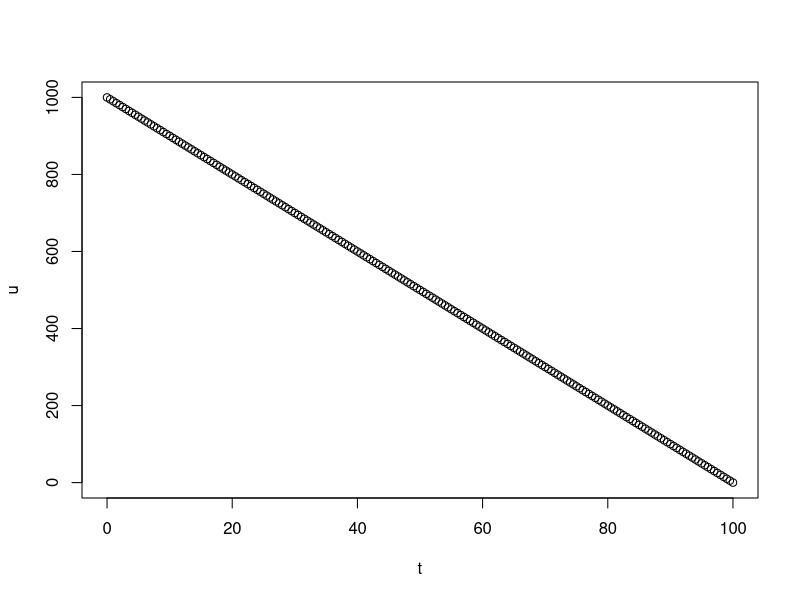
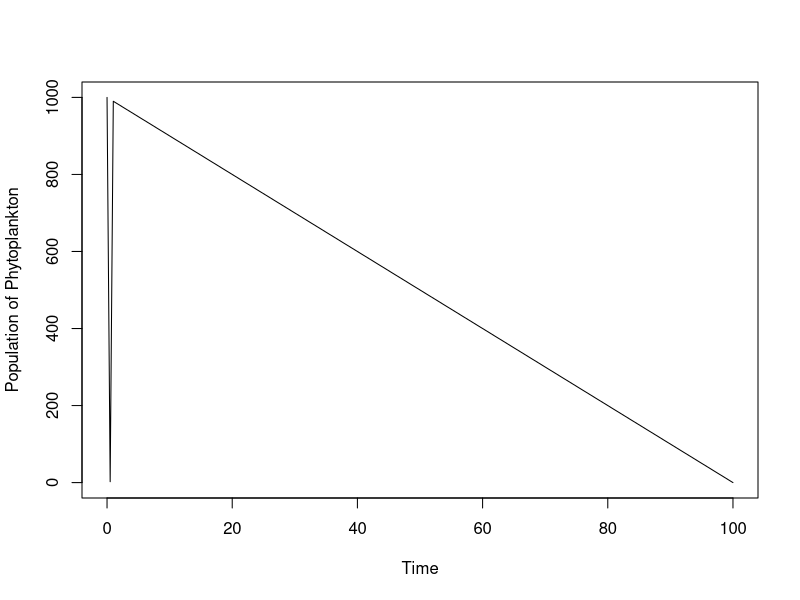
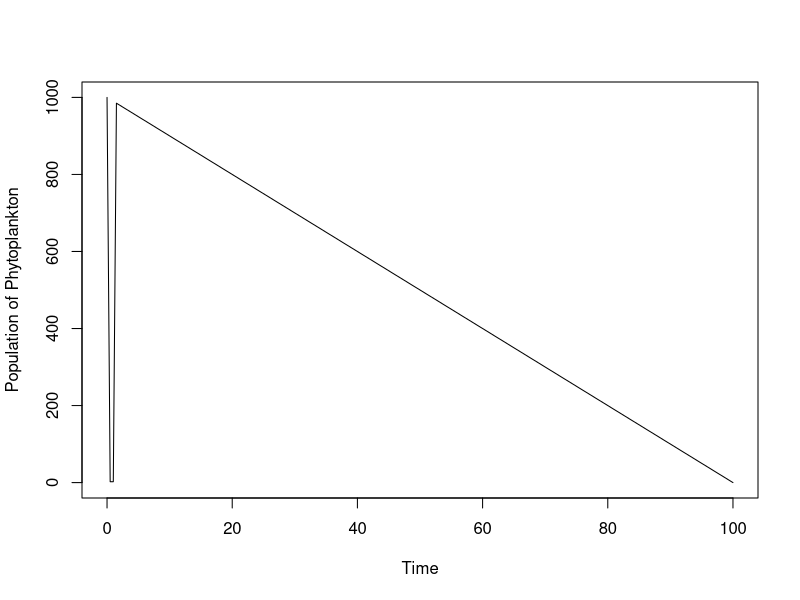
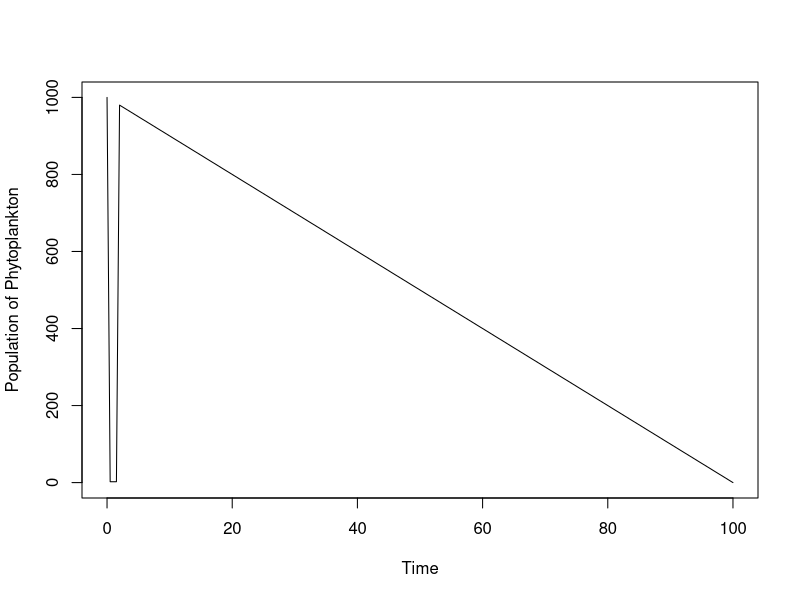
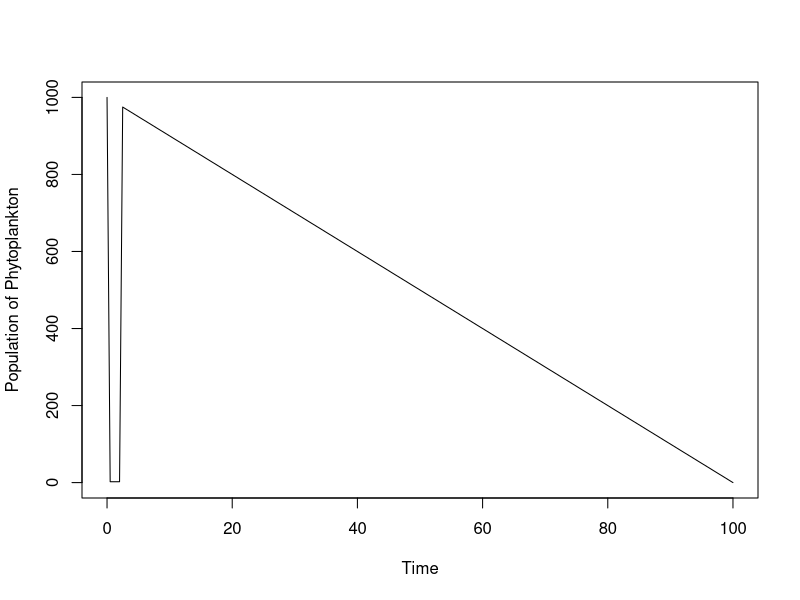
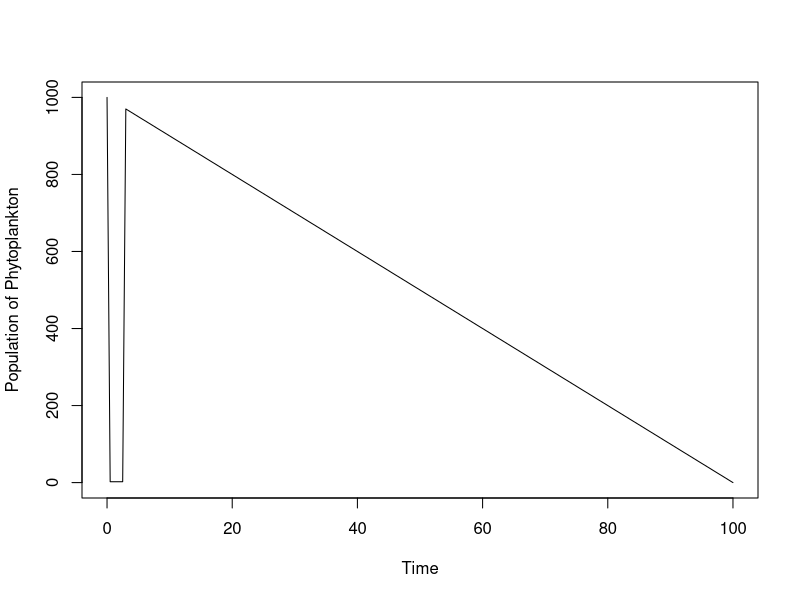
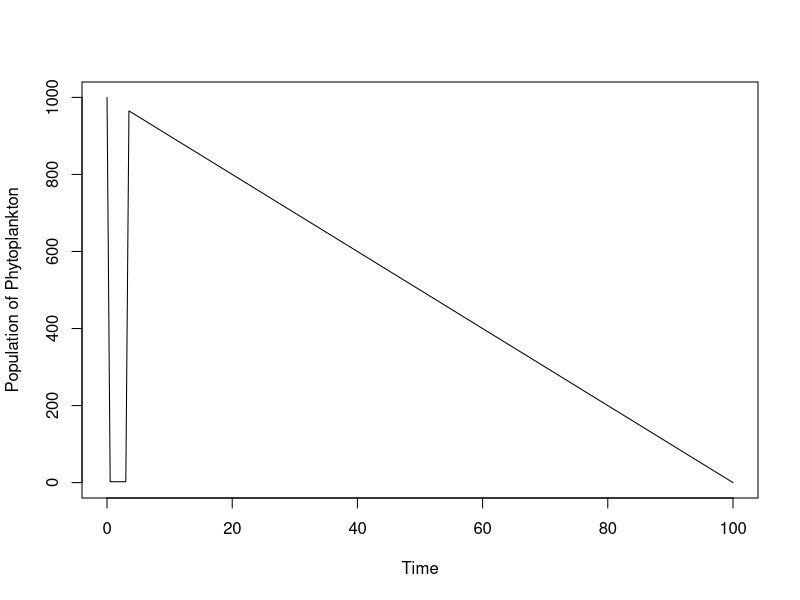
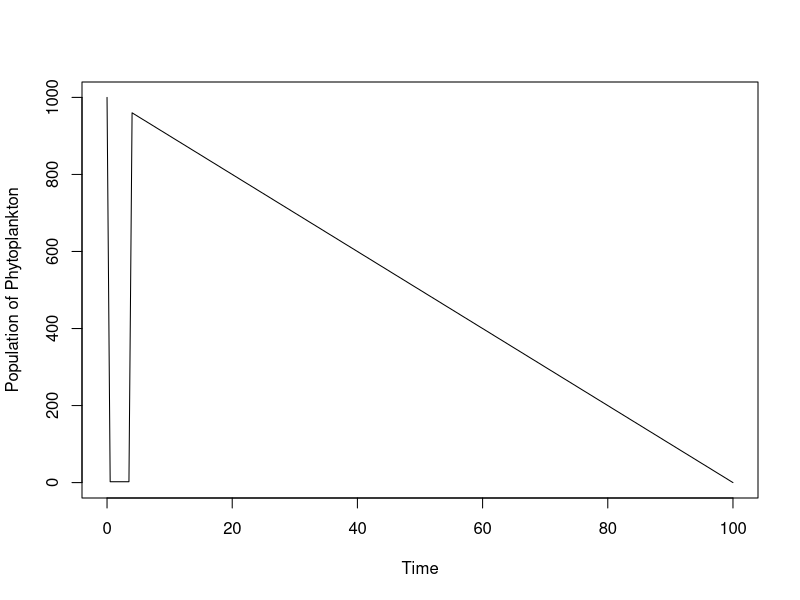

R code for these plots, in order:
############################################
# Phytoplankton mathematical modeling 2020 #
############################################

# Chosen Values
u0  = 1000                # Initial amount of phytoplankton
vp  = 0.9                 # Velocity of phytoplancton downwards
k   = 4                   # Diffusion constant
dt  = 0.5                 # Something we chose
dz  = 0.5                 # Something we chose                                        

# Dichlet Boundaries 
L = 100                  # Since phytoplankton is not found in depths deeper then 100m
t = seq(0, L, by = dt)   # Here L is used since 100 is a nice number for the time
N = L/dz                 # Number of special intervals

# initial calculation of n as Gauss distributed phytoplankton
# the density of phytoplankton is decreasing the deeper they are found.
# The calculation should look like this:

z = seq(0, L, by = dz)   # Here L is used as max due to death in lower sea levels
u = seq(u0,0,,N+1)       # initialize the Population u as 10000 phytoplankton to 0 over time
u_next = u               # Save for later use  

#--------------#
#Equation parts:
#--------------#

# The differential equation has multiple parts:
# 1. The velocitiy of the phytoplanktopn
A    =  (vp*dt) / dz
# 2. The difusion rate of the Phytoplankton
B    =  (k*dt) / (dz^2)
# 3. Finally the f the function for the which takes in account the amount of phytoplankton
#    here only the values of +1 or -1 is used
S    =  seq(100,10,, N+1)
ffac =  ifelse(cumsum(S)*dz > 100, -1, 1)
f    =  ffac / 100

#----------------#
# Plot of the PDE:
#----------------#
#Plot of initial conditions 

plot (t,u)

#change over time 
for (i in 2:N){ 
  
  if (i == 1) {
    u_next[i] = (f[i]-A*(u[i+1]-u[i])+B*(u[i+1]-2*u[i]+u[i]))*dt
    plot(t,u_next,type = "l", xlab = 'Time', ylab = 'Population of Phytoplankton')
  }
  Sys.sleep(0.05)
  u_next[i] = (f[i]-A*(u[i+1]-u[i])+B*(u[i+1]-2*u[i]+u[i-1]))*dt
  
  Sys.sleep(0.05)
  plot(t,u_next,type = "l", xlab = 'Time', ylab = 'Population of Phytoplankton')
  
  
}

u_next            


# Additional bondnary condition needs to be added from the second function

#Questions to ask
# we expect exponentail decay
# the implementation does not work as intended -> why does u_next just calculate 2 different values?


# Next Things to do:
# Speak with Alish and inform him about what matthias told me
# try to get this project done soonish since we do not have much time left :-S